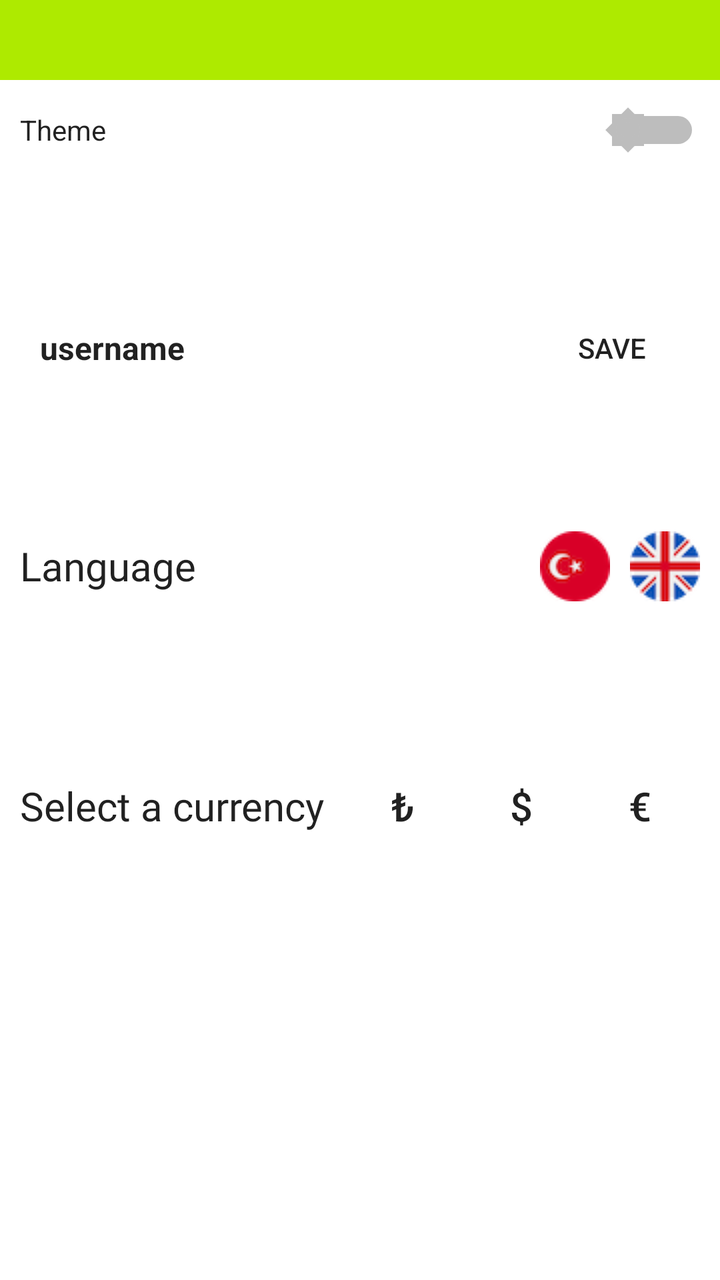
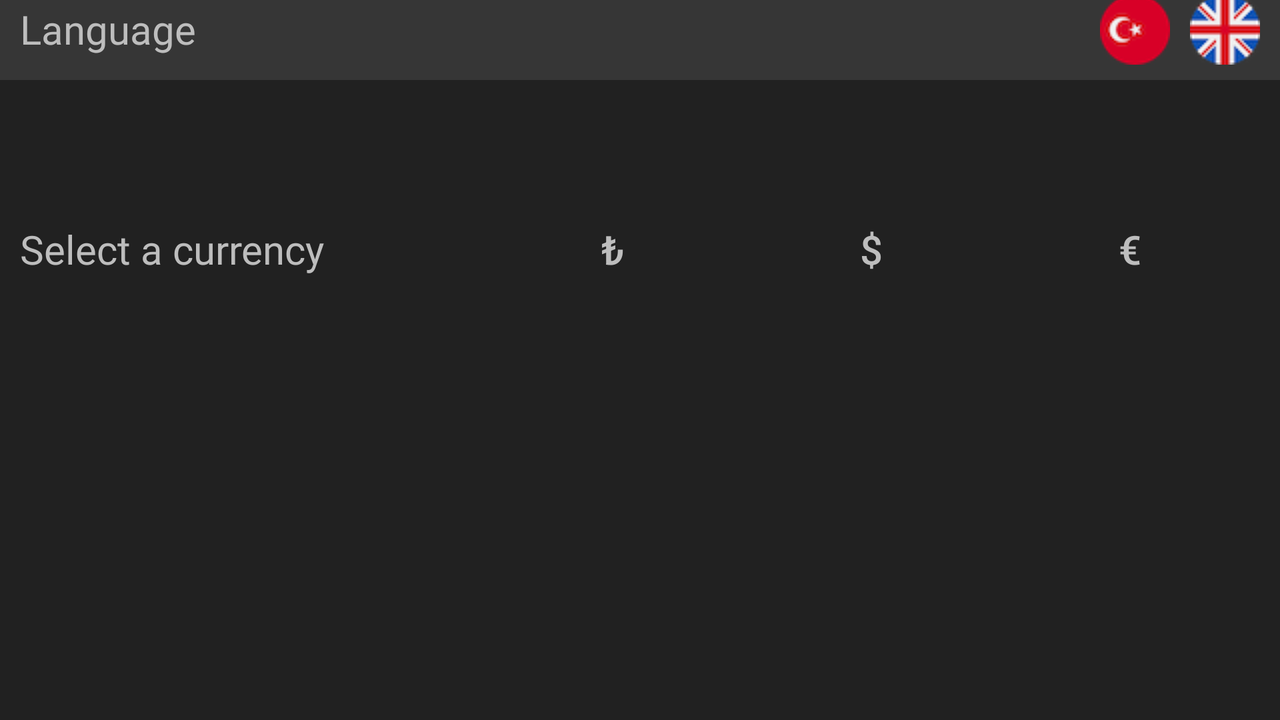

The same Android screen from two of the app's own layout files: first res/layout/ as a phone draws it, then the repository's variant for another configuration, drawn on a device whose configuration selects that folder. Both files follow.
<!-- AndroidManifest.xml: application theme AppThemeLight -->
<!-- res/layout/activity_settings.xml -->
<?xml version="1.0" encoding="utf-8"?>
<androidx.constraintlayout.widget.ConstraintLayout xmlns:android="http://schemas.android.com/apk/res/android"
    xmlns:app="http://schemas.android.com/apk/res-auto"
    xmlns:tools="http://schemas.android.com/tools"
    android:id="@+id/SettingsConstraintLayout"
    android:layout_width="match_parent"
    android:layout_height="match_parent"
    android:background="?attr/backgroundColor"
    tools:context=".SettingsActivity">

    <androidx.appcompat.widget.Toolbar
        android:id="@+id/sToolbar"
        android:layout_width="match_parent"
        android:layout_height="wrap_content"
        android:background="?attr/toolbarColor"
        android:minHeight="40dp"
        android:theme="?attr/actionBarTheme"
        app:buttonGravity="top|bottom"
        app:layout_constraintEnd_toEndOf="parent"
        app:layout_constraintHorizontal_bias="0.0"
        app:layout_constraintStart_toStartOf="parent"
        app:layout_constraintTop_toTopOf="parent"
        app:maxButtonHeight="40dp"
        app:titleTextAppearance="@style/sToolbarTitleSize"
        app:titleTextColor="#FFFFFF" />

    <LinearLayout
        android:id="@+id/linearLayout4"
        android:layout_width="match_parent"
        android:layout_height="50dp"
        android:layout_marginBottom="30dp"
        android:orientation="horizontal"
        app:layout_constraintBottom_toTopOf="@+id/linearLayout2"
        app:layout_constraintEnd_toEndOf="parent"
        app:layout_constraintStart_toStartOf="parent"
        app:layout_constraintTop_toBottomOf="@+id/sToolbar">

        <Switch
            android:id="@+id/themeSwitch"
            android:layout_width="wrap_content"
            android:layout_height="match_parent"
            android:layout_marginStart="10dp"
            android:layout_marginEnd="10dp"
            android:layout_weight="1"
            android:text="Theme"
            android:textColor="?attr/textColor"
            android:thumb="@drawable/ic_brightness_high_black_24dp" />
    </LinearLayout>

    <LinearLayout
        android:id="@+id/linearLayout2"
        android:layout_width="match_parent"
        android:layout_height="wrap_content"
        android:layout_marginTop="30dp"
        android:layout_marginBottom="30dp"
        android:orientation="horizontal"
        app:layout_constraintBottom_toTopOf="@+id/listViewNamelinearLayoutInTodayPage"
        app:layout_constraintEnd_toEndOf="parent"
        app:layout_constraintStart_toStartOf="parent"
        app:layout_constraintTop_toBottomOf="@+id/linearLayout4">

        <ImageButton
            android:id="@+id/profileImageButton"
            android:layout_width="wrap_content"
            android:layout_height="match_parent"
            android:layout_marginStart="10dp"
            android:layout_marginEnd="10dp"
            android:background="@null"
            android:src="@drawable/ic_account_circle_black_50dp" />

        <TextView
            android:id="@+id/usernameTextView"
            android:layout_width="wrap_content"
            android:layout_height="match_parent"
            android:layout_marginEnd="10dp"
            android:layout_weight="1"
            android:gravity="center_vertical"
            android:text="username"
            android:textColor="?attr/textColor"
            android:textSize="16sp"
            android:textStyle="bold" />

        <Button
            android:id="@+id/saveButton"
            android:layout_width="wrap_content"
            android:layout_height="match_parent"
            android:layout_marginEnd="10dp"
            android:background="@null"
            android:text="@string/Save" />
    </LinearLayout>

    <LinearLayout
        android:id="@+id/listViewNamelinearLayoutInTodayPage"
        android:layout_width="match_parent"
        android:layout_height="50dp"
        android:layout_marginTop="30dp"
        android:layout_marginBottom="70dp"
        android:orientation="horizontal"
        app:layout_constraintBottom_toTopOf="@+id/linearLayout3"
        app:layout_constraintEnd_toEndOf="parent"
        app:layout_constraintStart_toStartOf="parent"
        app:layout_constraintTop_toBottomOf="@+id/linearLayout2">

        <TextView
            android:id="@+id/languageTextView"
            android:layout_width="wrap_content"
            android:layout_height="match_parent"
            android:layout_marginStart="10dp"
            android:layout_weight="1"
            android:fontFamily="@font/nunito_sans_bold"
            android:gravity="center_vertical"
            android:text="@string/Language"
            android:textColor="?attr/textColor"
            android:textSize="20sp" />

        <ImageButton
            android:id="@+id/turkeyButton"
            android:layout_width="wrap_content"
            android:layout_height="match_parent"
            android:layout_marginLeft="10dp"
            android:layout_marginRight="10dp"
            android:background="@null"
            app:srcCompat="@drawable/turkey" />

        <ImageButton
            android:id="@+id/ukButton"
            android:layout_width="wrap_content"
            android:layout_height="match_parent"
            android:layout_marginEnd="10dp"
            android:background="@null"
            app:srcCompat="@drawable/uk" />
    </LinearLayout>

    <LinearLayout
        android:id="@+id/linearLayout3"
        android:layout_width="match_parent"
        android:layout_height="50dp"
        android:layout_marginTop="70dp"
        android:orientation="horizontal"
        app:layout_constraintEnd_toEndOf="parent"
        app:layout_constraintStart_toStartOf="parent"
        app:layout_constraintTop_toBottomOf="@+id/listViewNamelinearLayoutInTodayPage">

        <TextView
            android:id="@+id/currencyTextView"
            android:layout_width="wrap_content"
            android:layout_height="match_parent"
            android:layout_marginStart="10dp"
            android:layout_weight="1"
            android:fontFamily="@font/nunito_sans_bold"
            android:gravity="center_vertical"
            android:text="@string/Currency_Type"
            android:textColor="?attr/textColor"
            android:textSize="20sp" />

        <Button
            android:id="@+id/tlButton"
            android:layout_width="50dp"
            android:layout_height="match_parent"
            android:layout_weight="1"
            android:background="@null"
            android:text="₺"
            android:textColor="?attr/textColor"
            android:textSize="20sp" />

        <Button
            android:id="@+id/dolarButton"
            android:layout_width="50dp"
            android:layout_height="match_parent"
            android:layout_weight="1"
            android:background="@null"
            android:text="$"
            android:textColor="?attr/textColor"
            android:textSize="20sp" />

        <Button
            android:id="@+id/euroButton"
            android:layout_width="50dp"
            android:layout_height="match_parent"
            android:layout_marginEnd="10dp"
            android:layout_weight="1"
            android:background="@null"
            android:text="€"
            android:textColor="?attr/textColor"
            android:textSize="20sp" />

    </LinearLayout>

</androidx.constraintlayout.widget.ConstraintLayout>
<!-- resources referenced by this layout -->
<resources>
  <!-- drawable ic_brightness_high_black_24dp (drawable) -->
  <vector android:height="24dp" android:tint="#BDBDBD"
      android:viewportHeight="24.0" android:viewportWidth="24.0"
      android:width="24dp" xmlns:android="http://schemas.android.com/apk/res/android">
      <path android:fillColor="#FF000000" android:pathData="M20,8.69L20,4h-4.69L12,0.69 8.69,4L4,4v4.69L0.69,12 4,15.31L4,20h4.69L12,23.31 15.31,20L20,20v-4.69L23.31,12 20,8.69zM12,18c-3.31,0 -6,-2.69 -6,-6s2.69,-6 6,-6 6,2.69 6,6 -2.69,6 -6,6zM12,8c-2.21,0 -4,1.79 -4,4s1.79,4 4,4 4,-1.79 4,-4 -1.79,-4 -4,-4z"/>
  </vector>
  <!-- drawable turkey: png bitmap (drawable, 2256 bytes) -->
  <!-- drawable uk: png bitmap (drawable, 3160 bytes) -->
  <string name="Currency_Type">Select a currency</string>
  <string name="Language">Language</string>
  <string name="Save">Save</string>
  <style name="sToolbarTitleSize" parent="@style/Base.TextAppearance.AppCompat.Title">
          <item name="android:textSize">18sp</item>
          <item name="android:height">35dp</item>
      </style>
  <style name="AppThemeLight" parent="Theme.AppCompat.Light.NoActionBar">
          
          <item name="colorPrimary">@color/colorPrimaryForLightTheme</item>
          <item name="colorPrimaryDark">@color/colorPrimaryDarkForLightTheme</item>
          <item name="colorAccent">@color/colorOfActionBar</item>
  
          
          <item name="toolbarColor">@color/toolbarColorLightTheme</item>
  
          
          <item name="backgroundColor">@color/backgroundColorForLightTheme</item>
  
          <item name="textColor">@color/textColorForLightTheme</item>
          <item name="secondaryTextColor">@color/secondaryTextColorLightTheme</item>
          <item name="toolbarTextColor">@color/textColorOfToolbarForLightTheme</item>
  
          
          <item name="bottomBarColor">@color/bottomBarColorForLightTheme</item>
          <item name="bottomBarCheckedColor">@color/bottomBarCheckedColorForLightTheme</item>
          <item name="bottomBarNonCheckedColor">@color/bottomBarNonCheckedColorForLightTheme</item>
  
          
          <item name="listViewBackgroundColor">@color/listviewBackgroundColorForLightTheme</item>
          
          <item name="listViewButtonColor">@color/listViewMoreButtonForLightTheme</item>
          <item name="listViewDividerColor">@color/listViewDividerColorForLightTheme</item>
          <item name="listItemBorderColor">@color/listItemBorderColorForLightTheme</item>
  
          
          <item name="toolbarButtonColor">@color/toolbarButtonColorForLightTheme</item>
  
      </style>
  <color name="colorPrimaryForLightTheme">#AEEA00</color>
  <color name="colorPrimaryDarkForLightTheme">#79B700</color>
  <color name="colorOfActionBar">#212121</color>
  <color name="toolbarColorLightTheme">#AEEA00</color>
  <color name="backgroundColorForLightTheme">#FFFFFF</color>
  <color name="textColorForLightTheme">#DE000000</color>
  <color name="secondaryTextColorLightTheme">#8A000000</color>
  <color name="textColorOfToolbarForLightTheme">#DE000000</color>
  <color name="bottomBarColorForLightTheme">#E4FF54</color>
  <color name="bottomBarCheckedColorForLightTheme">#006064</color>
  <color name="bottomBarNonCheckedColorForLightTheme">#707070</color>
  <color name="listviewBackgroundColorForLightTheme">#FAFAFA</color>
  <color name="listViewMoreButtonForLightTheme">#8A000000</color>
  <color name="listViewDividerColorForLightTheme">#424242</color>
  <color name="listItemBorderColorForLightTheme">#FAFAFA</color>
  <color name="toolbarButtonColorForLightTheme">#006064</color>
</resources>
<!-- res/layout-land/activity_settings.xml (the repository's variant of the layout above) -->
<!-- drawn on the phone turned sideways -->
<?xml version="1.0" encoding="utf-8"?>
<androidx.constraintlayout.widget.ConstraintLayout xmlns:android="http://schemas.android.com/apk/res/android"
    xmlns:app="http://schemas.android.com/apk/res-auto"
    xmlns:tools="http://schemas.android.com/tools"
    android:id="@+id/SettingsConstraintLayout"
    android:layout_width="match_parent"
    android:layout_height="match_parent"
    android:background="#212121"
    tools:context=".SettingsActivity">

    <androidx.appcompat.widget.Toolbar
        android:id="@+id/sToolbar"
        android:layout_width="match_parent"
        android:layout_height="wrap_content"
        android:background="#363636"
        android:minHeight="40dp"
        android:theme="?attr/actionBarTheme"
        app:buttonGravity="top|bottom"
        app:layout_constraintEnd_toEndOf="parent"
        app:layout_constraintHorizontal_bias="0.0"
        app:layout_constraintStart_toStartOf="parent"
        app:layout_constraintTop_toTopOf="parent"
        app:maxButtonHeight="40dp"
        app:titleTextAppearance="@style/sToolbarTitleSize"
        app:titleTextColor="#FFFFFF" />

    <LinearLayout
        android:id="@+id/linearLayout2"
        android:layout_width="match_parent"
        android:layout_height="wrap_content"
        android:layout_marginTop="30dp"
        android:layout_marginBottom="30dp"
        android:orientation="horizontal"
        app:layout_constraintBottom_toTopOf="@+id/listViewNamelinearLayoutInTodayPage"
        app:layout_constraintEnd_toEndOf="parent"
        app:layout_constraintStart_toStartOf="parent"
        app:layout_constraintTop_toBottomOf="@+id/sToolbar">

        <ImageButton
            android:id="@+id/profileImageButton"
            android:layout_width="wrap_content"
            android:layout_height="match_parent"
            android:layout_marginStart="10dp"
            android:layout_marginEnd="10dp"
            android:background="@null"
            android:src="@mipmap/ic_launcher_round" />

        <TextView
            android:id="@+id/usernameTextView"
            android:layout_width="wrap_content"
            android:layout_height="match_parent"
            android:layout_marginEnd="10dp"
            android:layout_weight="1"
            android:gravity="center_vertical"
            android:text="username"
            android:textColor="#BDBDBD"
            android:textSize="16sp"
            android:textStyle="bold" />

        <Button
            android:id="@+id/saveButton"
            android:layout_width="wrap_content"
            android:layout_height="match_parent"
            android:layout_marginEnd="10dp"
            android:background="@null"
            android:text="@string/Save" />
    </LinearLayout>

    <LinearLayout
        android:id="@+id/listViewNamelinearLayoutInTodayPage"
        android:layout_width="match_parent"
        android:layout_height="50dp"
        android:layout_marginTop="30dp"
        android:layout_marginBottom="30dp"
        android:orientation="horizontal"
        app:layout_constraintBottom_toTopOf="@+id/linearLayout3"
        app:layout_constraintEnd_toEndOf="parent"
        app:layout_constraintHorizontal_bias="0.0"
        app:layout_constraintStart_toStartOf="parent"
        app:layout_constraintTop_toBottomOf="@+id/linearLayout2">

        <TextView
            android:id="@+id/languageTextView"
            android:layout_width="wrap_content"
            android:layout_height="match_parent"
            android:layout_marginStart="10dp"
            android:layout_weight="1"
            android:fontFamily="@font/nunito_sans_bold"
            android:gravity="center_vertical"
            android:text="@string/Language"
            android:textColor="#BDBDBD"
            android:textSize="20sp" />

        <ImageButton
            android:id="@+id/turkeyButton"
            android:layout_width="wrap_content"
            android:layout_height="match_parent"
            android:layout_marginLeft="10dp"
            android:layout_marginRight="10dp"
            android:background="@null"
            app:srcCompat="@drawable/turkey" />

        <ImageButton
            android:id="@+id/ukButton"
            android:layout_width="wrap_content"
            android:layout_height="match_parent"
            android:layout_marginEnd="10dp"
            android:background="@null"
            app:srcCompat="@drawable/uk" />
    </LinearLayout>

    <LinearLayout
        android:id="@+id/linearLayout3"
        android:layout_width="match_parent"
        android:layout_height="50dp"
        android:layout_marginTop="30dp"
        android:layout_marginBottom="399dp"
        android:orientation="horizontal"
        app:layout_constraintBottom_toBottomOf="parent"
        app:layout_constraintEnd_toEndOf="parent"
        app:layout_constraintStart_toStartOf="parent"
        app:layout_constraintTop_toBottomOf="@+id/listViewNamelinearLayoutInTodayPage">

        <TextView
            android:id="@+id/currencyTextView"
            android:layout_width="wrap_content"
            android:layout_height="match_parent"
            android:layout_marginStart="10dp"
            android:layout_weight="1"
            android:fontFamily="@font/nunito_sans_bold"
            android:gravity="center_vertical"
            android:text="@string/Currency_Type"
            android:textColor="#BDBDBD"
            android:textSize="20sp" />

        <Button
            android:id="@+id/tlButton"
            android:layout_width="50dp"
            android:layout_height="match_parent"
            android:layout_weight="1"
            android:background="@null"
            android:text="₺"
            android:textColor="#BDBDBD"
            android:textSize="20sp" />

        <Button
            android:id="@+id/dolarButton"
            android:layout_width="50dp"
            android:layout_height="match_parent"
            android:layout_weight="1"
            android:background="@null"
            android:text="$"
            android:textColor="#BDBDBD"
            android:textSize="20sp" />

        <Button
            android:id="@+id/euroButton"
            android:layout_width="50dp"
            android:layout_height="match_parent"
            android:layout_marginEnd="10dp"
            android:layout_weight="1"
            android:background="@null"
            android:text="€"
            android:textColor="#BDBDBD"
            android:textSize="20sp" />

    </LinearLayout>
</androidx.constraintlayout.widget.ConstraintLayout>
<!-- resources referenced by the variant -->
<!-- as the phone turned sideways resolves them -->
<resources>
  <!-- drawable turkey: png bitmap (drawable, 2256 bytes) -->
  <!-- drawable uk: png bitmap (drawable, 3160 bytes) -->
  <string name="Currency_Type">Select a currency</string>
  <string name="Language">Language</string>
  <string name="Save">Save</string>
  <style name="sToolbarTitleSize" parent="@style/Base.TextAppearance.AppCompat.Title">
          <item name="android:textSize">18sp</item>
          <item name="android:height">35dp</item>
      </style>
  <style name="AppThemeLight" parent="Theme.AppCompat.Light.NoActionBar">
          
          <item name="colorPrimary">@color/colorPrimaryForLightTheme</item>
          <item name="colorPrimaryDark">@color/colorPrimaryDarkForLightTheme</item>
          <item name="colorAccent">@color/colorOfActionBar</item>
  
          
          <item name="toolbarColor">@color/toolbarColorLightTheme</item>
  
          
          <item name="backgroundColor">@color/backgroundColorForLightTheme</item>
  
          <item name="textColor">@color/textColorForLightTheme</item>
          <item name="secondaryTextColor">@color/secondaryTextColorLightTheme</item>
          <item name="toolbarTextColor">@color/textColorOfToolbarForLightTheme</item>
  
          
          <item name="bottomBarColor">@color/bottomBarColorForLightTheme</item>
          <item name="bottomBarCheckedColor">@color/bottomBarCheckedColorForLightTheme</item>
          <item name="bottomBarNonCheckedColor">@color/bottomBarNonCheckedColorForLightTheme</item>
  
          
          <item name="listViewBackgroundColor">@color/listviewBackgroundColorForLightTheme</item>
          
          <item name="listViewButtonColor">@color/listViewMoreButtonForLightTheme</item>
          <item name="listViewDividerColor">@color/listViewDividerColorForLightTheme</item>
          <item name="listItemBorderColor">@color/listItemBorderColorForLightTheme</item>
  
          
          <item name="toolbarButtonColor">@color/toolbarButtonColorForLightTheme</item>
  
      </style>
  <color name="colorPrimaryForLightTheme">#AEEA00</color>
  <color name="colorPrimaryDarkForLightTheme">#79B700</color>
  <color name="colorOfActionBar">#212121</color>
  <color name="toolbarColorLightTheme">#AEEA00</color>
  <color name="backgroundColorForLightTheme">#FFFFFF</color>
  <color name="textColorForLightTheme">#DE000000</color>
  <color name="secondaryTextColorLightTheme">#8A000000</color>
  <color name="textColorOfToolbarForLightTheme">#DE000000</color>
  <color name="bottomBarColorForLightTheme">#E4FF54</color>
  <color name="bottomBarCheckedColorForLightTheme">#006064</color>
  <color name="bottomBarNonCheckedColorForLightTheme">#707070</color>
  <color name="listviewBackgroundColorForLightTheme">#FAFAFA</color>
  <color name="listViewMoreButtonForLightTheme">#8A000000</color>
  <color name="listViewDividerColorForLightTheme">#424242</color>
  <color name="listItemBorderColorForLightTheme">#FAFAFA</color>
  <color name="toolbarButtonColorForLightTheme">#006064</color>
</resources>
